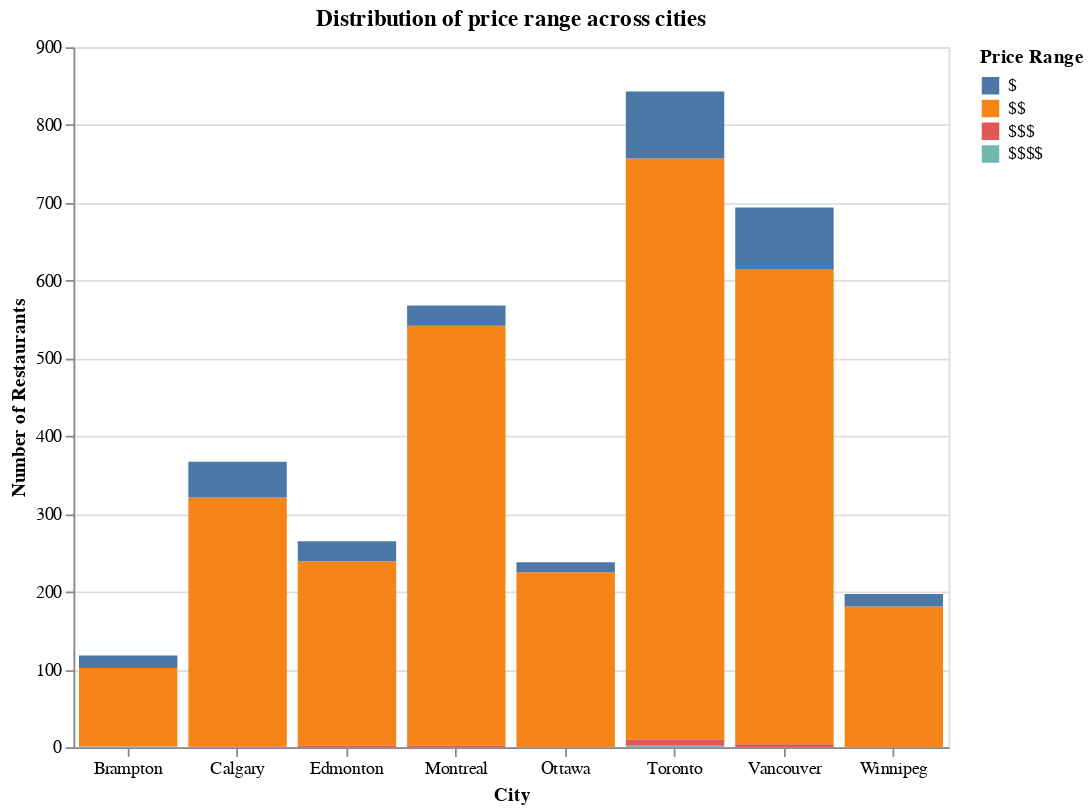

The notebook cell saved with this chart:
### Markdown cell above
From this table we can clearly see that in all cities the majority of restaurants are in the price range. This is by far the most common category everywhere. The $ category usually comes next, but it is still much smaller compared to.

The higher price ranges (and $$$$) are very rare in almost all cities. Toronto is the only city with 2 restaurants in the $$$$ category, followed by Brampton with only 1. The other cities have either zero or very few and no $$$$ at all.

So overall, the market is clearly dominated by mid-range ($$) restaurants, while premium options ($$$ and $$$$) are very limited.

### Code cell
alt.Chart(df).mark_bar().encode(
    x=alt.X("city:N", title="City", axis=alt.Axis(labelAngle=0)),
    y=alt.Y("count()", title="Number of Restaurants"),
    color=alt.Color("price_range:N", title="Price Range"),
    tooltip=["city:N", "price_range:N", "count()"]
).properties(
    title="Distribution of price range across cities",
    width=500, height=400
)

### Figure 1 — Vega-Lite specification as saved in the notebook (floating-point values rounded to 4 significant figures; data arrays with more than 128 entries replaced by an {"elided": "..."} marker saying what was removed)
{"config": {"view": {"continuousWidth": 300, "continuousHeight": 300}}, "data": {"name": "data-44fa99d0e7b8385d22ec2d6b35a724eb"}, "mark": {"type": "bar"}, "encoding": {"color": {"field": "price_range", "title": "Price Range", "type": "nominal"}, "tooltip": [{"field": "city", "type": "nominal"}, {"field": "price_range", "type": "nominal"}, {"aggregate": "count", "type": "quantitative"}], "x": {"axis": {"labelAngle": 0}, "field": "city", "title": "City", "type": "nominal"}, "y": {"aggregate": "count", "title": "Number of Restaurants", "type": "quantitative"}}, "height": 400, "title": "Distribution of price range across cities", "width": 500, "$schema": "https://vega.github.io/schema/vega-lite/v6.1.0.json", "datasets": {"data-44fa99d0e7b8385d22ec2d6b35a724eb": {"elided": "3290 records"}}}
